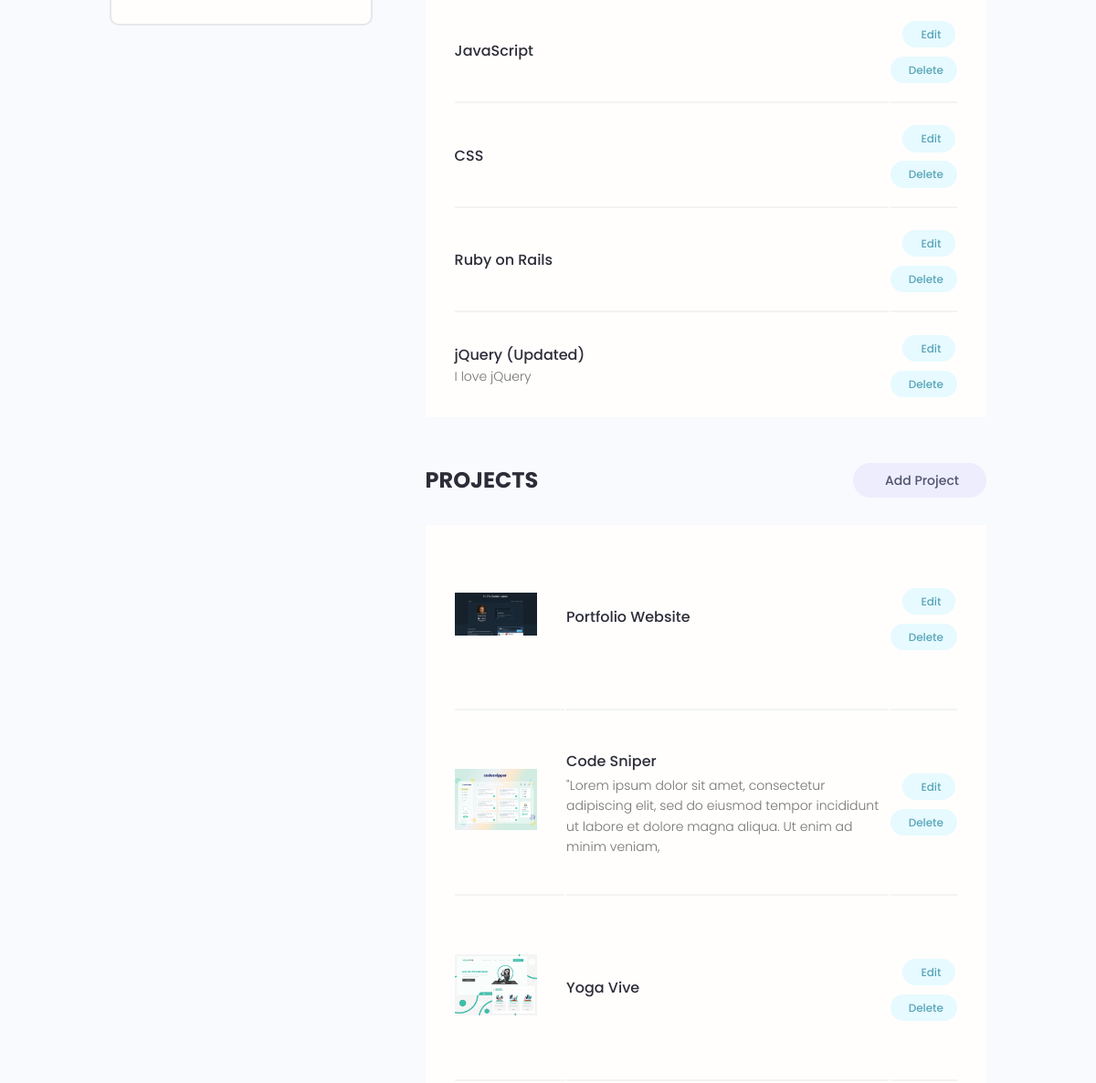
/account/ (signed in, middle part), run on an earlier commit of the app's database.
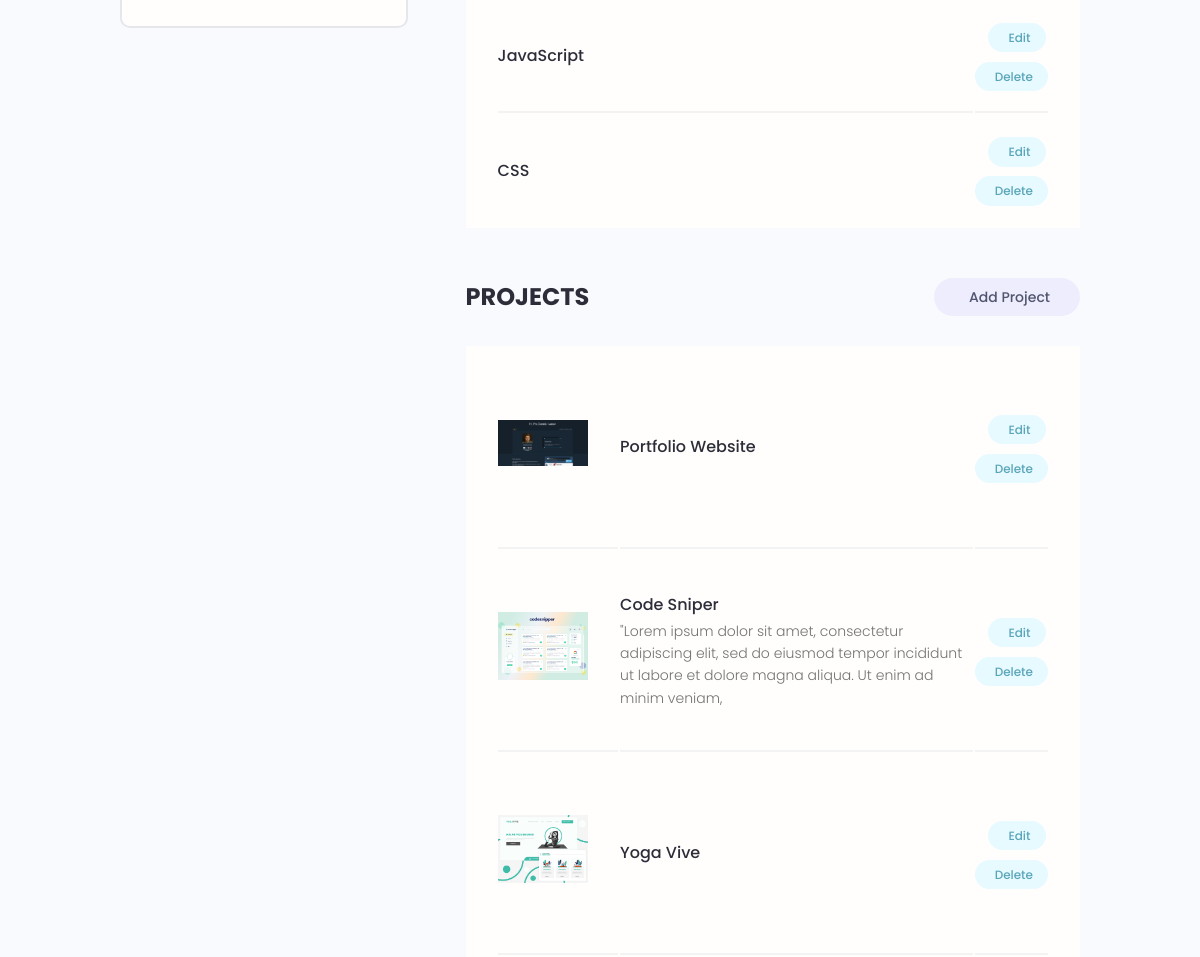
And on a later commit of the database.
### users/models.py (models this page shows, shortened)
class Skill(models.Model):
  owner = models.ForeignKey(Profile, on_delete=models.CASCADE, null=True, blank=True)
  name = models.CharField(max_length=500, null=True, blank=True)
  description = models.TextField(null=True, blank=True)
  created = models.DateTimeField(auto_now_add=True)
  id = models.UUIDField(default=uuid.uuid4, unique=True, primary_key=True, editable=False)

### projects/models.py (models this page shows, shortened)
class Project(models.Model):
    owner = models.ForeignKey(Profile, null=True, blank=True, on_delete=models.SET_NULL)
    title = models.CharField(max_length=200)
    description = models.TextField(null=True, blank=True)
    featured_image = models.ImageField(null=True, blank=True, default="default.jpg")
    demo_link = models.CharField(max_length=2000, null=True, blank=True)
    source_link = models.CharField(max_length=2000, null=True, blank=True)
    tags = models.ManyToManyField('Tag', blank=True)
    vote_total = models.IntegerField(default=0, null=True, blank=True)
    vote_ratio = models.IntegerField(default=0, null=True, blank=True)
    created = models.DateTimeField(auto_now_add=True)
    id = models.UUIDField(default=uuid.uuid4, unique=True, primary_key=True, editable=False)

### users/views.py (the view)
# urls.py: path('account/', views.userAccount, name='account'),
@login_required(login_url='login')
def userAccount(request):
  profile = request.user.profile
  skills = profile.skill_set.all()
  projects = profile.project_set.all()
  context = {
    'profile': profile,
    'skills': skills,
    'projects': projects,
    }
  return render(request, 'users/account.html', context)

### users/templates/users/account.html (shortened to what this page needs)
{% extends 'main.html' %}
{% load static %}
{% block content %}
  <main class="settingsPage profile my-md">
    <div class="container">
      <div class="layout">
        <div class="column column--1of3">
          <div class="card text-center">
            <div class="card__body dev">
            </div>
          </div>
        </div>
        <div class="column column--2of3">
          <table class="settings__table">
            {% for skill in skills %}
            <tr>
              <td class="settings__tableInfo">
                <h4>{{skill.name}}</h4>
                <p>
                  {{skill.description}}
                </p>
              </td>
              <td class="settings__tableActions">
                <a class="tag tag--pill tag--main settings__btn" href="{% url 'update-skill' skill.id %}"> Edit</a>
                <a class="tag tag--pill tag--main settings__btn" href="{% url 'delete-skill' skill.id %}?next=/account">
                  Delete</a>
              </td>
            </tr>
            {% endfor %}
          </table>
          <div class="settings">
            <h3 class="settings__title">Projects</h3>
            <a class="tag tag--pill tag--sub settings__btn tag--lg" href="{% url 'create-project' %}"> Add Project</a>
          </div>
          <table class="settings__table">
            {% for project in projects %}
              <tr>
                <td class="settings__thumbnail">
                  <a href="{% url 'project' project.id %}"><img src="{{project.featured_image.url}}" alt="Project Thumbnail" /></a>
                </td>
                <td class="settings__tableInfo">
                  <a href="{% url 'project' project.id %}">{{project.title}}</a>
                  <p>
                    {{project.description|slice:"150"}}
                  </p>
                </td>
                <td class="settings__tableActions">
                  <a class="tag tag--pill tag--main settings__btn" href="{% url 'update-project' project.id %}"> Edit</a>
                  <a class="tag tag--pill tag--main settings__btn" href="{% url 'delete-project' project.id  %}?next=/account">
                    Delete</a>
                </td>
              </tr>
            {% endfor %}
          </table>
        </div>
      </div>
    </div>
  </main>
{% endblock content %}

What changed in the data, as far as the page shows it:
removed Skill: name "Ruby on Rails"
removed Skill: name "jQuery (Updated)", description "I love jQuery"
